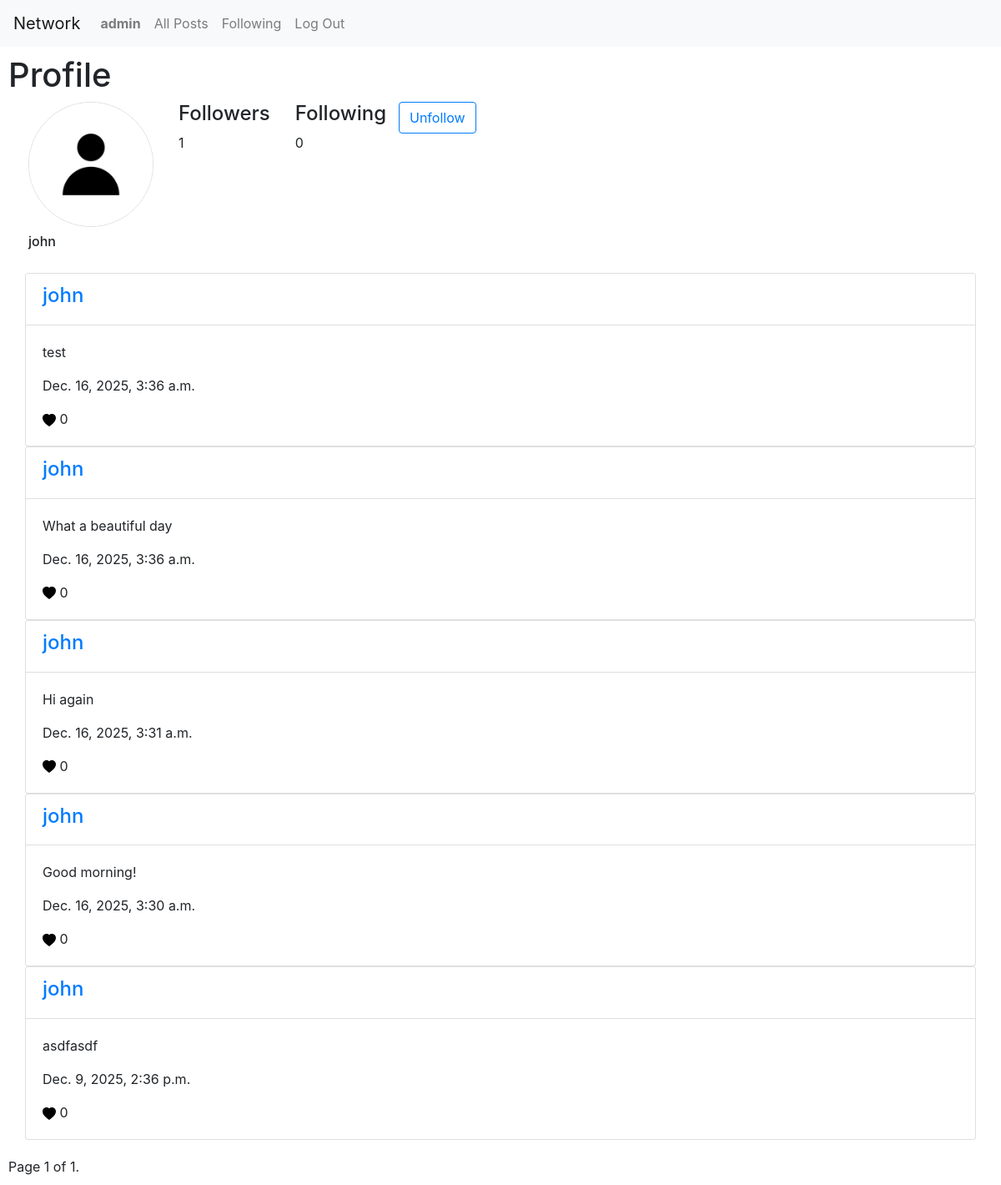
The app's page /profile/john (signed in) with its own data.
### network/models.py (models this page shows)
class User(AbstractUser):
    pf_img = models.URLField(null=True, blank=True)

class Post(models.Model):
    user = models.ForeignKey(User, on_delete=models.CASCADE, related_name="posts")
    content = models.TextField()
    timestamp = models.DateTimeField(auto_now_add=True)

### network/views.py (the view)
# urls.py: path("profile/<str:username>", views.profile, name="profile"),
@login_required
def profile(request, username):
    user = User.objects.get(username=username)
    liked_posts = Like.objects.filter(user=request.user)
    posts = user.posts.prefetch_related(
        Prefetch("likes", queryset=liked_posts, to_attr="is_liked")
    )[::-1]
    paginator = Paginator(posts, 10)
    page_number = request.GET.get("page")
    page_obj = paginator.get_page(page_number)
    followed = request.user.following.filter(following=user).exists()
    return render(
        request,
        "network/index.html",
        {"posts": page_obj, "user_profile": user, "followed": followed},
    )

### network/templates/network/index.html (shortened to what this page needs)
{% extends "network/layout.html" %}
{% load static %}
{% block body %}
<div style="padding: 10px;">
    {% if user.is_authenticated %}
    {% if user_profile %}
    <div id="profile-view" data-user_profile="{{user_profile.id}}">
        <h1>Profile</h1>
        <div class="row align-items-start px-4 gy-3">
            <div class="col-auto text-start">
                <img src="{% static 'network/default-profile-account.jpg' %}" class="img-fluid rounded-circle border"
                    style="width: 150px; height: 150px; object-fit: cover;">
                <h6 class="mt-2">{{ user_profile.username }}</h6>
            </div>
            <div class="col-auto text-start">
                <h4>Followers</h4>
                <p id="follower_count" class="mb-0">{{ user_profile.followers.count }}</p>
            </div>
            <div class="col-auto text-start">
                <h4>Following</h4>
                <p id="following_count" class="mb-0">{{ user_profile.following.count }}</p>
            </div>
            {% if not user_profile == request.user %}
            <button type="button"
                class="btn {% if not followed %} btn-primary {% else %} btn-outline-primary {% endif %} follow-btn">
                {% if followed %}
                Unfollow
                {% else %}
                Follow
                {% endif %}
            </button>
            {% endif %}
        </div>
    </div>
    {% elif request.resolver_match.url_name == 'follow' %}
    <div id="following-view">
        <h1>Following</h1>
    </div>
    {% endif %}
    <div class="column" style="padding: 20px; gap: 20px; display: flex; flex-direction: column;">
        <div id="all_post">
            {% for post in posts %}
            <div class="card" data-post_id="{{post.id}}">
                <div class="card-header" style="background-color: white;">
                    <a href="{% url 'profile' post.user %}">
                        <h4>{{post.user}}</h4>
                    </a>
                </div>
                <div class="card-body" data-content="{{post.content}}">
                    <p class="card-text content">{{post.content}}</p>
                    <p class="card-text timestamp">{{post.timestamp}}</p>
                    <svg xmlns="http://www.w3.org/2000/svg" width="16" height="16" fill="currentColor"
                        viewBox="0 0 16 16">
                        <path {% if post.is_liked %} class="unlike" {% else %} class="like" {% endif %}
                            fill-rule="evenodd"
                            d="M8 1.314C12.438-3.248 23.534 4.735 8 15-7.534 4.736 3.562-3.248 8 1.314" />
                    </svg>
                    <p class="like_count" style="display: inline;">{{post.likes.count}}</p>
                </div>
            </div>
            {% empty %}
            <p>No Posts Found.</p>
            {% endfor %}
        </div>
    </div>
    <div class="pagination">
        <span class="step-links">
            <span class="current">
                Page {{ posts.number }} of {{ posts.paginator.num_pages }}.
            </span>
        </span>
    </div>
    {% else %}
    Please <a href="{% url 'login' %}">Login</a> first.
    {% endif %}
</div>
{% endblock %}

### network/templates/network/layout.html (shortened to what this page needs)
{% load static %}
<!DOCTYPE html>
<html lang="en">
    <head>
        <link rel="stylesheet" href="https://stackpath.bootstrapcdn.com/bootstrap/4.4.1/css/bootstrap.min.css">
        <link href="{% static 'network/styles.css' %}" rel="stylesheet">
    </head>
    <body>
        <nav class="navbar navbar-expand-lg navbar-light bg-light">
            <a class="navbar-brand" href="{% url 'index' %}">Network</a>
            <div>
              <ul class="navbar-nav mr-auto">
                {% if user.is_authenticated %}
                    <li class="nav-item" id="nav-profile">
                        <a class="nav-link" href="{% url 'profile' user.username %}"><strong>{{ user.username }}</strong></a>
                    </li>
                {% endif %}
                <li class="nav-item" id="nav-index">
                  <a class="nav-link" href="{% url 'index' %}">All Posts</a>
                </li>
                {% if user.is_authenticated %}
                    <li class="nav-item" id="nav-following">
                        <a class="nav-link" href="{% url 'follow' %}">Following</a>
                    </li>
                    <li class="nav-item">
                        <a class="nav-link" href="{% url 'logout' %}">Log Out</a>
                    </li>
                {% endif %}
              </ul>
            </div>
          </nav>
        <div class="body">
            {% block body %}
            {% endblock %}
        </div>
    </body>
</html>

### records on screen
User: username "admin"
User: username "john", followers.count "1", following.count "0"
Post: user "john", content "test", timestamp "Dec. 16, 2025, 3:36 a.m.", likes.count "0"
Post: user "john", content "What a beautiful day", timestamp "Dec. 16, 2025, 3:36 a.m.", likes.count "0"
Post: user "john", content "Hi again", timestamp "Dec. 16, 2025, 3:31 a.m.", likes.count "0"
Post: user "john", content "Good morning!", timestamp "Dec. 16, 2025, 3:30 a.m.", likes.count "0"
Post: user "john", content "asdfasdf", timestamp "Dec. 9, 2025, 2:36 p.m.", likes.count "0"

### other values on screen
{{ posts.number }} "1"
{{ posts.paginator.num_pages }} "1"
